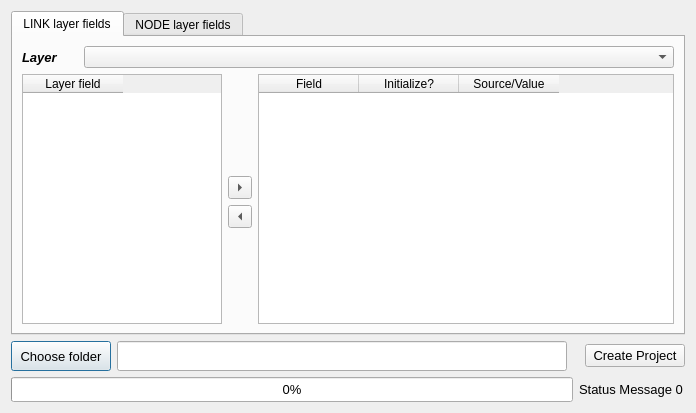
<?xml version="1.0" encoding="UTF-8"?>
<ui version="4.0">
 <class>ui_transponet_construction</class>
 <widget class="QDialog" name="ui_transponet_construction">
  <property name="geometry">
   <rect>
    <x>0</x>
    <y>0</y>
    <width>696</width>
    <height>413</height>
   </rect>
  </property>
  <property name="windowTitle">
   <string>AequilibraE - Create project from layers</string>
  </property>
  <layout class="QGridLayout" name="gridLayout">
   <item row="0" column="0" colspan="5">
    <widget class="QTabWidget" name="tabs_list_widget">
     <property name="currentIndex">
      <number>0</number>
     </property>
     <widget class="QWidget" name="tab">
      <attribute name="title">
       <string>LINK layer fields</string>
      </attribute>
      <layout class="QGridLayout" name="gridLayout_2">
       <item row="6" column="3">
        <spacer name="verticalSpacer_2">
         <property name="orientation">
          <enum>Qt::Vertical</enum>
         </property>
         <property name="sizeHint" stdset="0">
          <size>
           <width>20</width>
           <height>89</height>
          </size>
         </property>
        </spacer>
       </item>
       <item row="5" column="3">
        <widget class="QToolButton" name="but_removes_from_links">
         <property name="text">
          <string>...</string>
         </property>
         <property name="toolButtonStyle">
          <enum>Qt::ToolButtonIconOnly</enum>
         </property>
         <property name="arrowType">
          <enum>Qt::LeftArrow</enum>
         </property>
        </widget>
       </item>
       <item row="0" column="0">
        <widget class="QLabel" name="label">
         <property name="maximumSize">
          <size>
           <width>56</width>
           <height>16777215</height>
          </size>
         </property>
         <property name="font">
          <font>
           <pointsize>10</pointsize>
           <weight>75</weight>
           <italic>true</italic>
           <bold>true</bold>
          </font>
         </property>
         <property name="text">
          <string>Layer</string>
         </property>
        </widget>
       </item>
       <item row="2" column="0" rowspan="6" colspan="3">
        <widget class="QTableWidget" name="table_available_link_fields">
         <property name="maximumSize">
          <size>
           <width>200</width>
           <height>16777215</height>
          </size>
         </property>
         <column>
          <property name="text">
           <string>Layer field</string>
          </property>
         </column>
        </widget>
       </item>
       <item row="4" column="3">
        <widget class="QToolButton" name="but_adds_to_links">
         <property name="text">
          <string>...</string>
         </property>
         <property name="toolButtonStyle">
          <enum>Qt::ToolButtonIconOnly</enum>
         </property>
         <property name="arrowType">
          <enum>Qt::RightArrow</enum>
         </property>
        </widget>
       </item>
       <item row="2" column="3">
        <spacer name="verticalSpacer">
         <property name="orientation">
          <enum>Qt::Vertical</enum>
         </property>
         <property name="sizeHint" stdset="0">
          <size>
           <width>20</width>
           <height>87</height>
          </size>
         </property>
        </spacer>
       </item>
       <item row="2" column="4" rowspan="6">
        <widget class="QTableWidget" name="table_link_fields">
         <column>
          <property name="text">
           <string>Field</string>
          </property>
         </column>
         <column>
          <property name="text">
           <string>Initialize?</string>
          </property>
         </column>
         <column>
          <property name="text">
           <string>Source/Value</string>
          </property>
         </column>
        </widget>
       </item>
       <item row="0" column="1" colspan="4">
        <widget class="QComboBox" name="link_layers_list"/>
       </item>
      </layout>
     </widget>
     <widget class="QWidget" name="tab_2">
      <attribute name="title">
       <string>NODE layer fields</string>
      </attribute>
      <layout class="QGridLayout" name="gridLayout_3">
       <item row="2" column="2">
        <spacer name="verticalSpacer_4">
         <property name="orientation">
          <enum>Qt::Vertical</enum>
         </property>
         <property name="sizeHint" stdset="0">
          <size>
           <width>20</width>
           <height>86</height>
          </size>
         </property>
        </spacer>
       </item>
       <item row="6" column="2">
        <spacer name="verticalSpacer_3">
         <property name="orientation">
          <enum>Qt::Vertical</enum>
         </property>
         <property name="sizeHint" stdset="0">
          <size>
           <width>20</width>
           <height>90</height>
          </size>
         </property>
        </spacer>
       </item>
       <item row="2" column="0" rowspan="6" colspan="2">
        <widget class="QTableWidget" name="table_available_node_field">
         <property name="maximumSize">
          <size>
           <width>200</width>
           <height>16777215</height>
          </size>
         </property>
         <column>
          <property name="text">
           <string>Layer field</string>
          </property>
         </column>
        </widget>
       </item>
       <item row="2" column="3" rowspan="6">
        <widget class="QTableWidget" name="table_node_fields">
         <column>
          <property name="text">
           <string>Field</string>
          </property>
         </column>
         <column>
          <property name="text">
           <string>Initialize?</string>
          </property>
          <property name="textAlignment">
           <set>AlignCenter</set>
          </property>
         </column>
         <column>
          <property name="text">
           <string>Source/Value</string>
          </property>
         </column>
        </widget>
       </item>
       <item row="0" column="0">
        <widget class="QLabel" name="label_2">
         <property name="maximumSize">
          <size>
           <width>56</width>
           <height>16777215</height>
          </size>
         </property>
         <property name="font">
          <font>
           <pointsize>10</pointsize>
           <weight>75</weight>
           <italic>true</italic>
           <bold>true</bold>
          </font>
         </property>
         <property name="text">
          <string>Layer</string>
         </property>
        </widget>
       </item>
       <item row="4" column="2">
        <widget class="QToolButton" name="but_adds_to_nodes">
         <property name="text">
          <string>...</string>
         </property>
         <property name="toolButtonStyle">
          <enum>Qt::ToolButtonIconOnly</enum>
         </property>
         <property name="arrowType">
          <enum>Qt::RightArrow</enum>
         </property>
        </widget>
       </item>
       <item row="5" column="2">
        <widget class="QToolButton" name="but_removes_from_nodes">
         <property name="text">
          <string>...</string>
         </property>
         <property name="toolButtonStyle">
          <enum>Qt::ToolButtonIconOnly</enum>
         </property>
         <property name="arrowType">
          <enum>Qt::LeftArrow</enum>
         </property>
        </widget>
       </item>
       <item row="0" column="1" colspan="3">
        <widget class="QComboBox" name="node_layers_list"/>
       </item>
      </layout>
     </widget>
    </widget>
   </item>
   <item row="1" column="0">
    <widget class="QPushButton" name="but_choose_folder">
     <property name="minimumSize">
      <size>
       <width>100</width>
       <height>30</height>
      </size>
     </property>
     <property name="font">
      <font>
       <pointsize>10</pointsize>
      </font>
     </property>
     <property name="text">
      <string>Choose folder</string>
     </property>
    </widget>
   </item>
   <item row="1" column="1">
    <widget class="QLineEdit" name="project_destination">
     <property name="minimumSize">
      <size>
       <width>250</width>
       <height>30</height>
      </size>
     </property>
    </widget>
   </item>
   <item row="1" column="4">
    <widget class="QPushButton" name="but_create_network_file">
     <property name="minimumSize">
      <size>
       <width>100</width>
       <height>0</height>
      </size>
     </property>
     <property name="font">
      <font>
       <pointsize>10</pointsize>
      </font>
     </property>
     <property name="text">
      <string>Create Project</string>
     </property>
    </widget>
   </item>
   <item row="5" column="0" rowspan="2" colspan="3">
    <widget class="QProgressBar" name="progressbar">
     <property name="enabled">
      <bool>true</bool>
     </property>
     <property name="minimumSize">
      <size>
       <width>0</width>
       <height>25</height>
      </size>
     </property>
     <property name="palette">
      <palette>
       <active>
        <colorrole role="Highlight">
         <brush brushstyle="SolidPattern">
          <color alpha="255">
           <red>0</red>
           <green>170</green>
           <blue>0</blue>
          </color>
         </brush>
        </colorrole>
       </active>
       <inactive>
        <colorrole role="Highlight">
         <brush brushstyle="SolidPattern">
          <color alpha="255">
           <red>240</red>
           <green>240</green>
           <blue>240</blue>
          </color>
         </brush>
        </colorrole>
       </inactive>
       <disabled>
        <colorrole role="Highlight">
         <brush brushstyle="SolidPattern">
          <color alpha="255">
           <red>51</red>
           <green>153</green>
           <blue>255</blue>
          </color>
         </brush>
        </colorrole>
       </disabled>
      </palette>
     </property>
     <property name="font">
      <font>
       <pointsize>10</pointsize>
      </font>
     </property>
     <property name="value">
      <number>0</number>
     </property>
     <property name="textVisible">
      <bool>true</bool>
     </property>
    </widget>
   </item>
   <item row="5" column="3" rowspan="2" colspan="2">
    <widget class="QLabel" name="progress_label">
     <property name="minimumSize">
      <size>
       <width>0</width>
       <height>25</height>
      </size>
     </property>
     <property name="font">
      <font>
       <pointsize>10</pointsize>
      </font>
     </property>
     <property name="text">
      <string>Status Message 0</string>
     </property>
    </widget>
   </item>
  </layout>
 </widget>
 <resources/>
 <connections/>
</ui>
